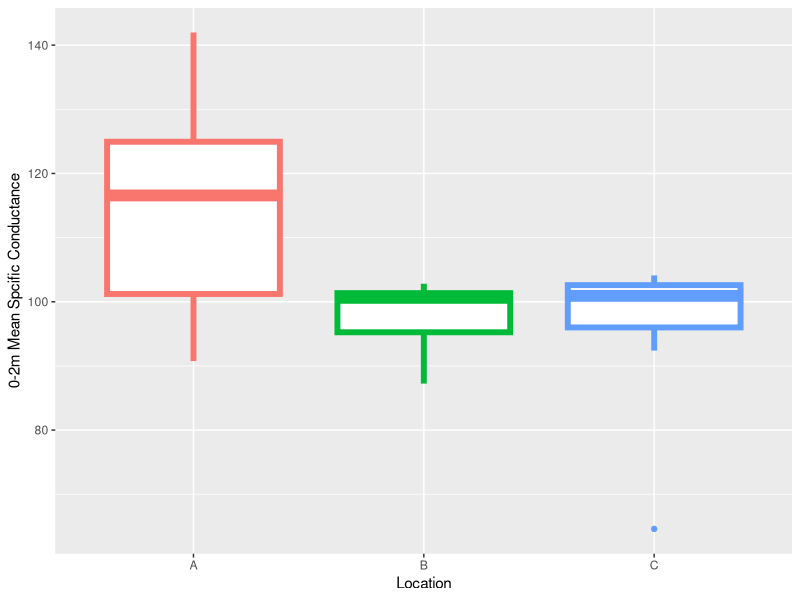
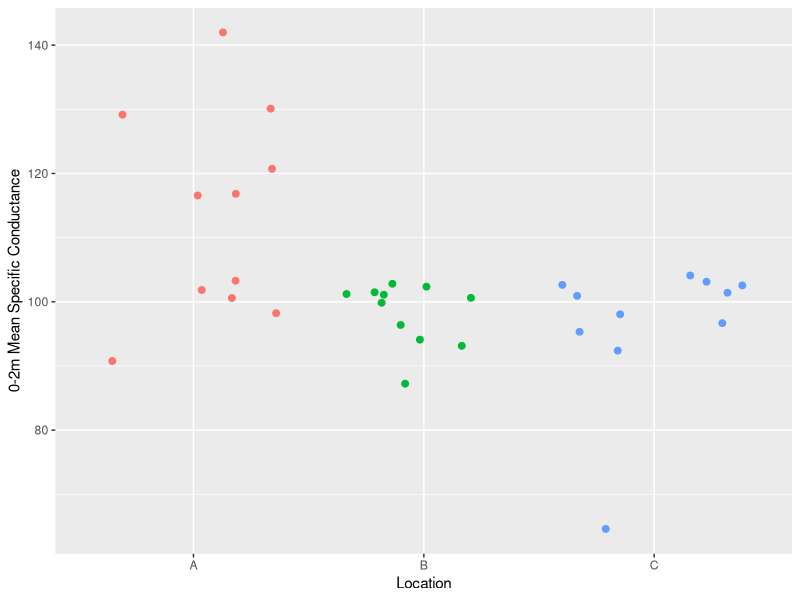
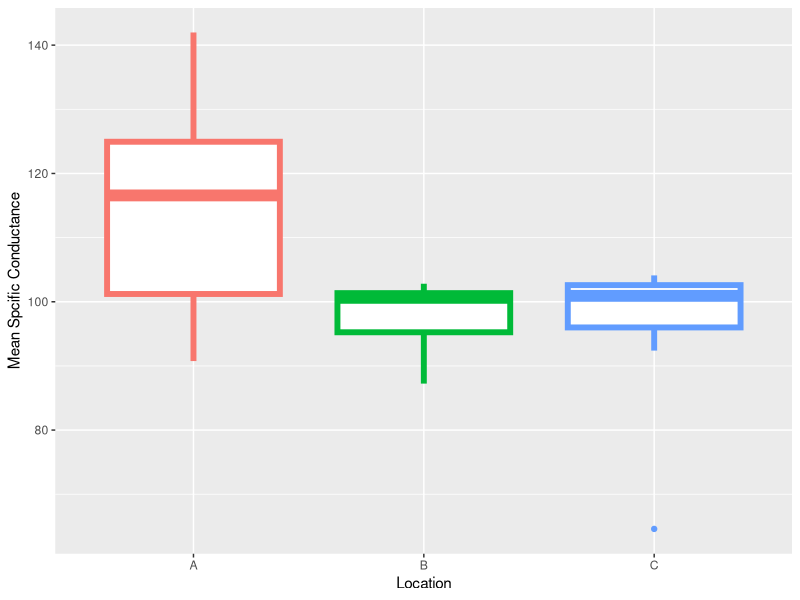
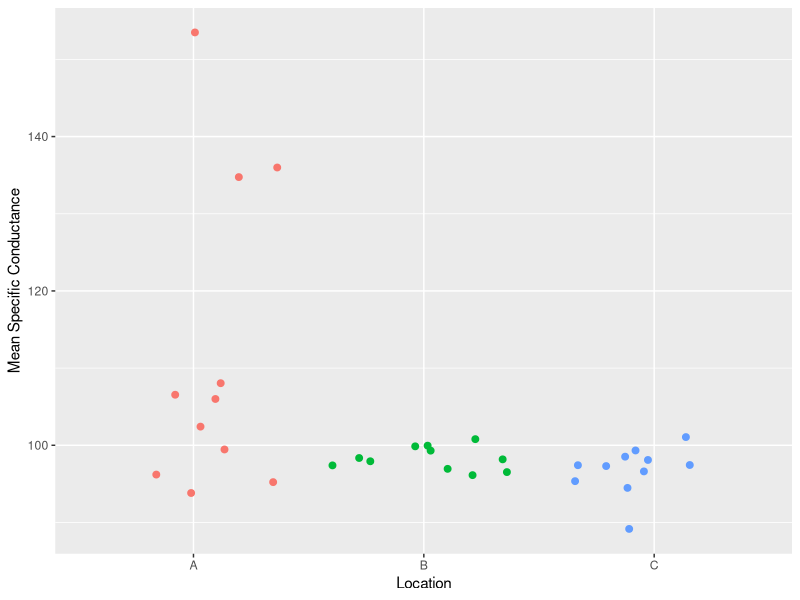

Source code (R) for these figures, in order:
## ---- chunk 1
## Generally you will not edit this chunk at all.
knitr::opts_chunk$set(echo=TRUE,fig.width=8,fig.height=5,comment="#R>")
library(tidyverse)
library(lubridate)
library(magrittr)
## ---- chunk 2
d <- read_csv("LLO_Burke_TROLL_21.csv") %>%
  mutate(Date=as.Date(Date,format="%m/%d/%y"))
## ---- chunk 3
sp <- d %>%
  select(Category,Date,m,SpCond) %>%
  filter(m<=2) %>%
  na.omit(sp)
sp_sum <- sp %>%
  group_by(Category,Date) %>%
  summarize(n=n(),
            mn_SpCond=mean(SpCond,na.rm=TRUE),
            sd_SpCond=sd(SpCond,na.rm=TRUE)) %>% 
  ungroup() 
sp_sum

sp2 <- d %>%
  select(Category,Date,m,SpCond) %>%
  na.omit(sp2)
sp2_sum <- sp2 %>%
  group_by(Category,Date) %>%
  summarize(n=n(),
            mn_SpCond=mean(SpCond,na.rm=TRUE),
            sd_SpCond=sd(SpCond,na.rm=TRUE)) %>%
  ungroup()
sp2_sum
## ---- chunk 4
ggplot(sp_sum, aes(x = factor(Category,level = c('A', 'B', 'C')),y= mn_SpCond,color = Category)) +
  geom_boxplot(data = sp_sum, aes(y = mn_SpCond), size = 2) +
  labs(x="Location",y="0-2m Mean Spcific Conductance") +
  theme(legend.position = "none")
## ---- chunk 5
ggplot(sp_sum, aes(x = Category, y= mn_SpCond,color = Category)) +
  geom_jitter(data = sp_sum, aes(y = mn_SpCond), size = 2) +
  labs(x="Location",y="0-2m Mean Specific Conductance") +
  theme(legend.position = "none")
## ---- chunk 6
ggplot(sp2_sum, aes(x = factor(Category,level = c('A', 'B', 'C')),y= mn_SpCond,color = Category)) +
  geom_boxplot(data = sp_sum, aes(y = mn_SpCond), size = 2) +
  labs(x="Location",y="Mean Spcific Conductance") +
  theme(legend.position = "none")

ggplot(sp2_sum, aes(x = Category,y= mn_SpCond,color = Category)) +
  geom_jitter(data = sp2_sum, aes(y = mn_SpCond), size = 2) +
  labs(x="Location",y="Mean Specific Conductance") +
  theme(legend.position = "none")
